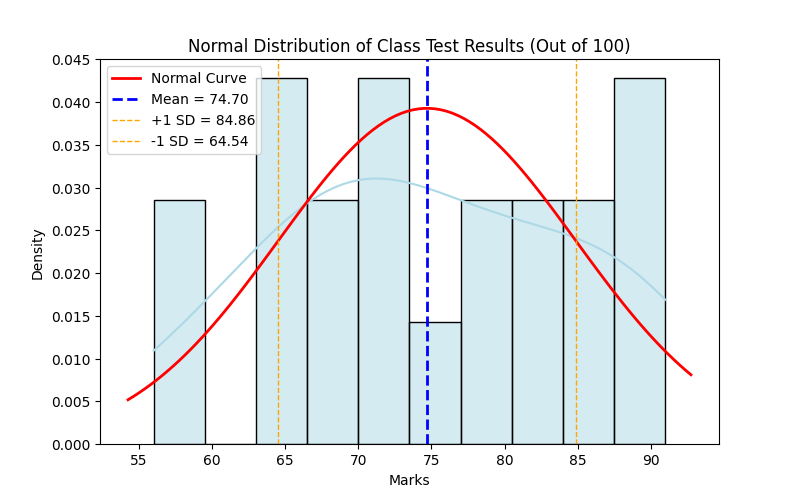

This chart was generated by the following Python code:
import numpy as np
import matplotlib.pyplot as plt
import seaborn as sns
from scipy.stats import skew, kurtosis

# Example: Class test results (out of 100 marks)
scores = [68, 74, 81, 77, 63, 89, 72, 66, 84, 91,
          59, 78, 70, 87, 65, 73, 90, 56, 82, 69]


# Calculate statistics
mean = np.mean(scores)
std_dev = np.std(scores)
skewness = skew(scores)
kurt = kurtosis(scores)

# Print summary statistics
print(f"Mean: {mean:.2f}")
print(f"Standard Deviation: {std_dev:.2f}")
print(f"Skewness: {skewness:.2f}")
print(f"Kurtosis: {kurt:.2f}")

# Plot distribution
plt.figure(figsize=(8, 5))
sns.histplot(scores, kde=True, bins=10, color='lightblue',
             stat="density", edgecolor="black")

# Normal curve for comparison
xmin, xmax = plt.xlim()
x = np.linspace(xmin, xmax, 100)
p = 1 / (std_dev * np.sqrt(2 * np.pi)) * np.exp(-(x - mean)**2 / (2 * std_dev**2))
plt.plot(x, p, 'r', linewidth=2, label="Normal Curve")

# Mean & Std deviation lines
plt.axvline(mean, color='blue', linestyle='dashed', linewidth=2, label=f"Mean = {mean:.2f}")
plt.axvline(mean + std_dev, color='orange', linestyle='dashed', linewidth=1, label=f"+1 SD = {mean + std_dev:.2f}")
plt.axvline(mean - std_dev, color='orange', linestyle='dashed', linewidth=1, label=f"-1 SD = {mean - std_dev:.2f}")

# Title and labels
plt.title("Normal Distribution of Class Test Results (Out of 100)")
plt.xlabel("Marks")
plt.ylabel("Density")
plt.legend()
plt.show()

"""
Output:
Mean: 74.70
Standard Deviation: 10.16
Skewness: -0.00
Kurtosis: -1.02
"""
